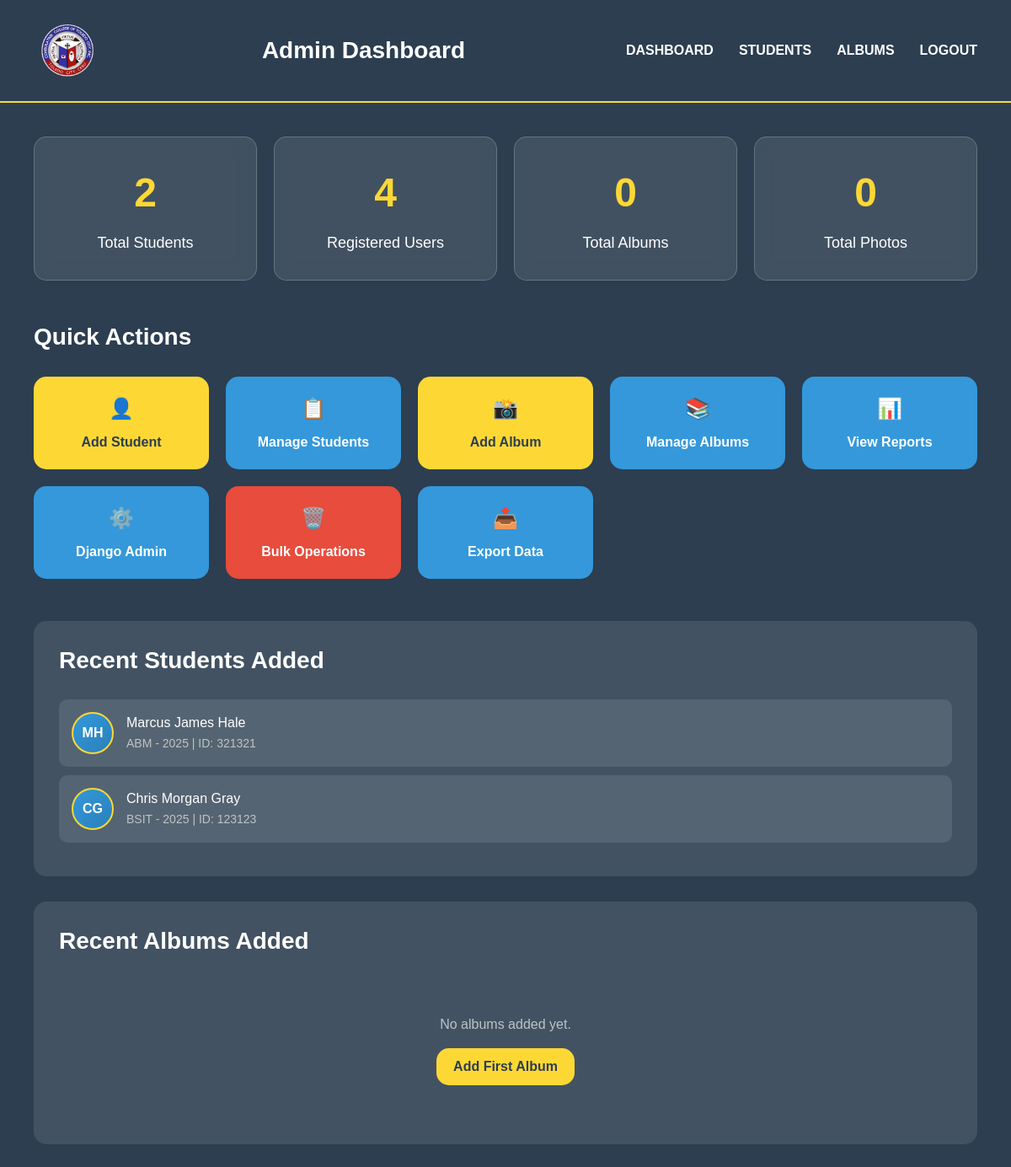
Before: /admin-dashboard/ (signed in) with the older database file.
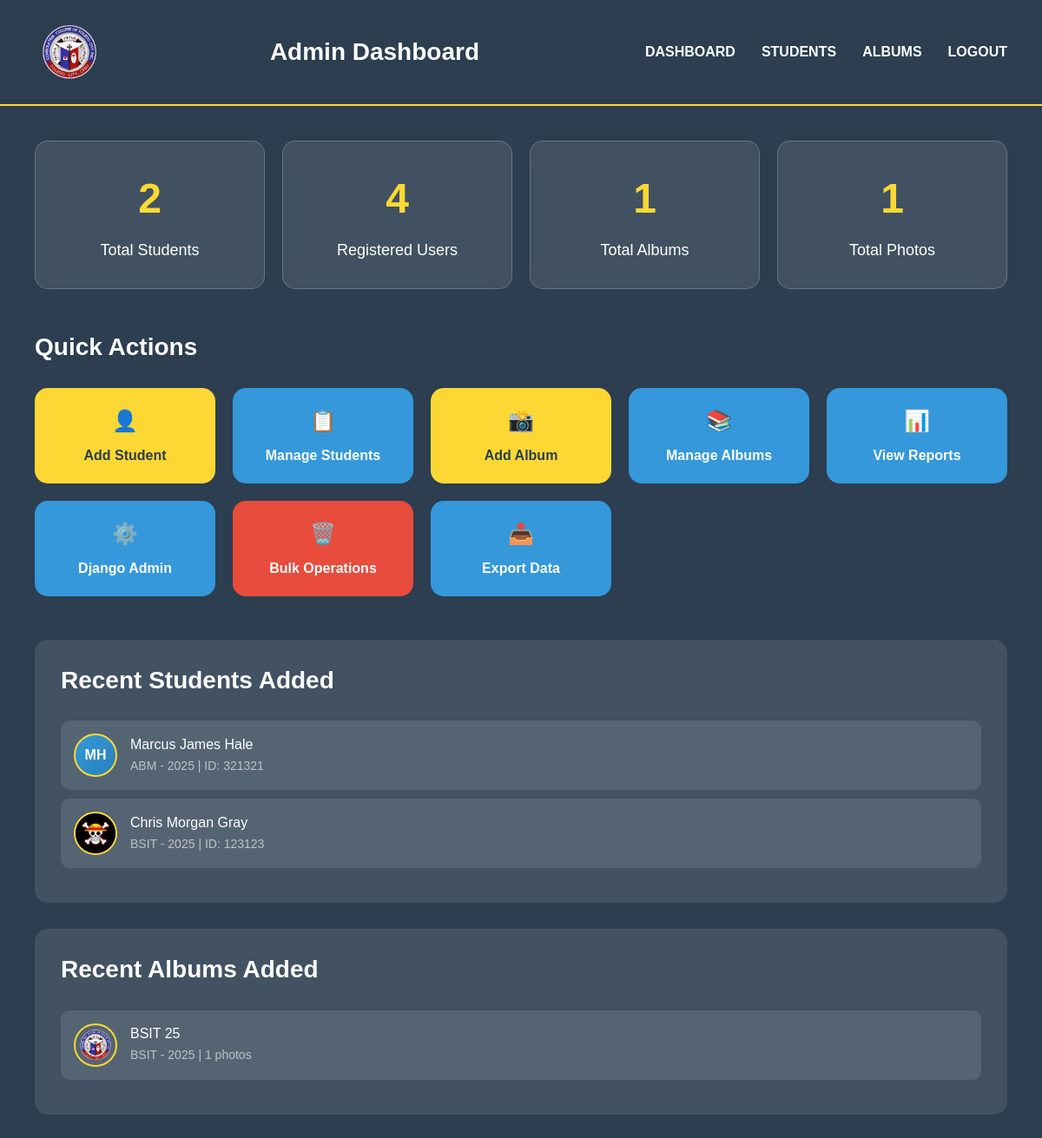
After: the same page with the newer database file.
### yearbook/models.py (models this page shows, shortened)
class Student(models.Model):
    DEPARTMENTS = [
        ('BSHM', 'BSHM'),
        ('STEM', 'STEM'),
        ('ABM', 'ABM'),
        ('BSIT', 'BSIT'),
        ('BSED', 'BSED'),
    ]
    YEARS = [
        ('2021', '2021'),
        ('2022', '2022'),
        ('2023', '2023'),
        ('2024', '2024'),
        ('2025', '2025'),
    ]
    user = models.OneToOneField(User, on_delete=models.CASCADE, null=True, blank=True)
    first_name = models.CharField(max_length=100)
    middle_name = models.CharField(max_length=100, blank=True)
    last_name = models.CharField(max_length=100)
    school_id = models.CharField(max_length=50, unique=True)
    email = models.EmailField()
    department = models.CharField(max_length=10, choices=DEPARTMENTS)
    year = models.CharField(max_length=4, choices=YEARS)
    block = models.CharField(max_length=10)
    section = models.CharField(max_length=50)
    profile_photo = models.ImageField(upload_to='profile_photos/', null=True, blank=True)
    achievements = models.TextField(blank=True)
    created_at = models.DateTimeField(default=timezone.now)
    @property
    def full_name(self):
        return f"{self.first_name} {self.middle_name} {self.last_name}".strip()

class Album(models.Model):
    title = models.CharField(max_length=200)
    description = models.TextField(blank=True)
    department = models.CharField(max_length=10, choices=Student.DEPARTMENTS)
    year = models.CharField(max_length=4, choices=Student.YEARS)
    cover_photo = models.ImageField(upload_to='albums/covers/', null=True, blank=True)
    is_active = models.BooleanField(default=True)
    created_at = models.DateTimeField(default=timezone.now)
    updated_at = models.DateTimeField(auto_now=True)
    class Meta:
        ordering = ['-created_at']
        unique_together = ['department', 'year']
    @property
    def photo_count(self):
        return self.photos.count()

### yearbook/views.py (the view)
# urls.py: path('admin-dashboard/', views.admin_dashboard, name='admin_dashboard'),
@login_required
@user_passes_test(is_admin)
def admin_dashboard(request):
    total_students = Student.objects.count()
    total_users = User.objects.count()
    total_albums = Album.objects.count()
    total_photos = Photo.objects.count()
    recent_searches = SearchHistory.objects.count()
    recent_students = Student.objects.order_by('-created_at')[:5]
    recent_albums = Album.objects.order_by('-created_at')[:5]
    context = {
        'total_students': total_students,
        'total_users': total_users,
        'total_albums': total_albums,
        'total_photos': total_photos,
        'recent_searches': recent_searches,
        'recent_students': recent_students,
        'recent_albums': recent_albums,
    }
    return render(request, 'yearbook/admin_dashboard.html', context)

### yearbook/views.py (called while the page is built)
def is_admin(user):
    return user.is_authenticated and user.is_staff

### yearbook/template/yearbook/admin_dashboard.html (shortened to what the changed rows need)
{% load static %}
<!DOCTYPE html>
<html lang="en">
<head>
  <link href="https://cdn.jsdelivr.net/npm/bootstrap@5.3.3/dist/css/bootstrap.min.css" rel="stylesheet">
</head>
<body>
  <header class="header">
    <h1 class="header-title">Admin Dashboard</h1>
  </header>
  <div class="main-content">
    <div class="stats-section">
      <div class="stat-card">
        <div class="stat-number">{{ total_albums }}</div>
        <div class="stat-label">Total Albums</div>
      </div>
      <div class="stat-card">
        <div class="stat-number">{{ total_photos }}</div>
        <div class="stat-label">Total Photos</div>
      </div>
    </div>
    <div class="quick-actions">
      <h2 class="section-title">Quick Actions</h2>
    </div>
    <div class="recent-students">
      <h2 class="section-title">Recent Students Added</h2>
      {% if recent_students %}
        {% for student in recent_students %}
          <div class="student-item">
            {% if student.profile_photo %}
              <img src="{{ student.profile_photo.url }}" alt="{{ student.full_name }}" class="student-photo">
            {% else %}
              <div class="student-photo" style="background: linear-gradient(135deg, #3498DB, #2980B9); display: flex; align-items: center; justify-content: center; color: white; font-weight: bold;">
                {{ student.first_name.0 }}{{ student.last_name.0 }}
              </div>
            {% endif %}
            <div class="student-info">
              <h6>{{ student.full_name }}</h6>
              <p>{{ student.department }} - {{ student.year }} | ID: {{ student.school_id }}</p>
            </div>
          </div>
        {% endfor %}
      {% endif %}
    </div>
    <div class="recent-students">
      <h2 class="section-title">Recent Albums Added</h2>
      {% if recent_albums %}
        {% for album in recent_albums %}
          <div class="student-item">
            {% if album.cover_photo %}
              <img src="{{ album.cover_photo.url }}" alt="{{ album.title }}" class="student-photo">
            {% else %}
              <div class="student-photo" style="background: linear-gradient(135deg, #FDD835, #FFC107); display: flex; align-items: center; justify-content: center; color: #2C3E50; font-weight: bold;">
                📸
              </div>
            {% endif %}
            <div class="student-info">
              <h6>{{ album.title }}</h6>
              <p>{{ album.department }} - {{ album.year }} | {{ album.photo_count }} photos</p>
            </div>
          </div>
        {% endfor %}
      {% else %}
        <div style="text-align: center; color: #BDC3C7; padding: 40px;">
          <p>No albums added yet.</p>
          <a href="{% url 'admin_album_add' %}" class="action-btn" style="display: inline-flex; width: auto; padding: 10px 20px;">
            Add First Album
          </a>
        </div>
      {% endif %}
    </div>
  </div>
</body>
</html>

Changed rows visible on the page:
changed Student "Chris Morgan Gray": profile_photo: picture added; first_name.0 "C" → (not shown); last_name.0 "G" → (not shown)
added Album: cover_photo (picture), title "BSIT 25", department "BSIT", year "2025", photo_count "1"
Other visible differences:
{{ total_albums }}: "0" → "1"
{{ total_photos }}: "0" → "1"
text no longer shown: "No albums added yet. Add First Album"
